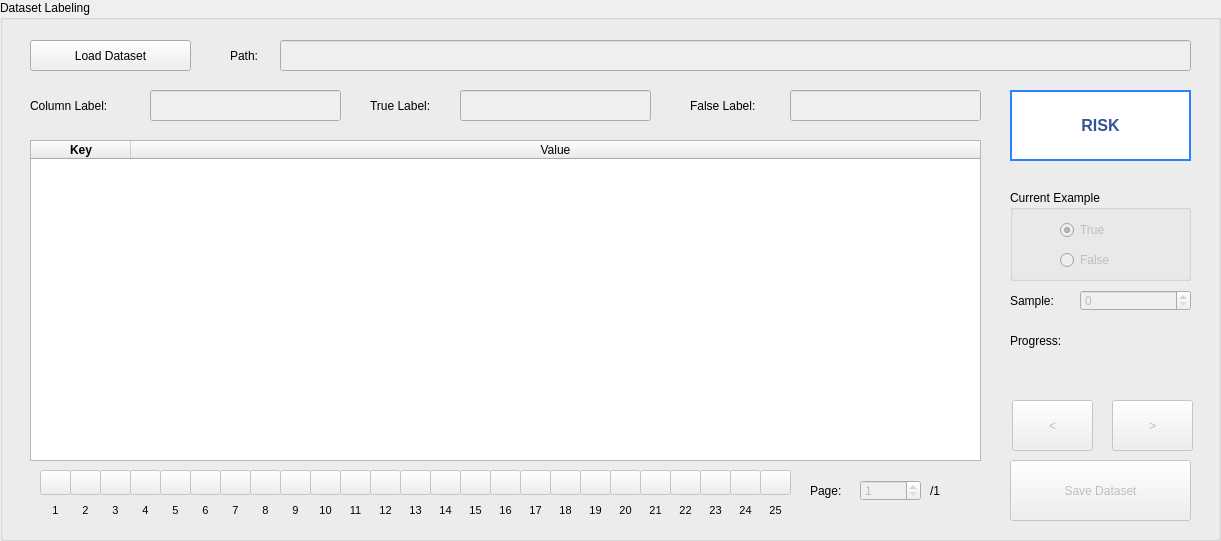
   <widget class="QGroupBox" name="groupBox_4">
    <property name="geometry">
     <rect>
      <x>30</x>
      <y>240</y>
      <width>1221</width>
      <height>541</height>
     </rect>
    </property>
    <property name="title">
     <string>Dataset Labeling</string>
    </property>
    <widget class="QLineEdit" name="txtB_DatasetPathLabeling">
     <property name="enabled">
      <bool>false</bool>
     </property>
     <property name="geometry">
      <rect>
       <x>280</x>
       <y>40</y>
       <width>911</width>
       <height>31</height>
      </rect>
     </property>
    </widget>
    <widget class="QLabel" name="label_2">
     <property name="geometry">
      <rect>
       <x>230</x>
       <y>40</y>
       <width>51</width>
       <height>31</height>
      </rect>
     </property>
     <property name="text">
      <string>Path:</string>
     </property>
    </widget>
    <widget class="QPushButton" name="btn_LoadDatasetLabeling">
     <property name="geometry">
      <rect>
       <x>30</x>
       <y>40</y>
       <width>161</width>
       <height>31</height>
      </rect>
     </property>
     <property name="text">
      <string>Load Dataset</string>
     </property>
    </widget>
    <widget class="QPushButton" name="btn_SaveDatasetLabeling">
     <property name="enabled">
      <bool>false</bool>
     </property>
     <property name="geometry">
      <rect>
       <x>1010</x>
       <y>460</y>
       <width>181</width>
       <height>61</height>
      </rect>
     </property>
     <property name="text">
      <string>Save Dataset</string>
     </property>
    </widget>
    <widget class="QPushButton" name="btn_NextLabeling">
     <property name="enabled">
      <bool>false</bool>
     </property>
     <property name="geometry">
      <rect>
       <x>1112</x>
       <y>400</y>
       <width>81</width>
       <height>51</height>
      </rect>
     </property>
     <property name="text">
      <string>&gt;</string>
     </property>
    </widget>
    <widget class="QPushButton" name="btn_PrevLabeling">
     <property name="enabled">
      <bool>false</bool>
     </property>
     <property name="geometry">
      <rect>
       <x>1012</x>
       <y>400</y>
       <width>81</width>
       <height>51</height>
      </rect>
     </property>
     <property name="text">
      <string>&lt;</string>
     </property>
    </widget>
    <widget class="QLabel" name="label_7">
     <property name="geometry">
      <rect>
       <x>370</x>
       <y>90</y>
       <width>91</width>
       <height>31</height>
      </rect>
     </property>
     <property name="text">
      <string>True Label:</string>
     </property>
    </widget>
    <widget class="QLineEdit" name="txtB_TrueLabel">
     <property name="enabled">
      <bool>false</bool>
     </property>
     <property name="geometry">
      <rect>
       <x>460</x>
       <y>90</y>
       <width>191</width>
       <height>31</height>
      </rect>
     </property>
     <property name="text">
      <string/>
     </property>
    </widget>
    <widget class="QLabel" name="label_8">
     <property name="geometry">
      <rect>
       <x>690</x>
       <y>90</y>
       <width>91</width>
       <height>31</height>
      </rect>
     </property>
     <property name="text">
      <string>False Label:</string>
     </property>
    </widget>
    <widget class="QLineEdit" name="txtB_FalseLabel">
     <property name="enabled">
      <bool>false</bool>
     </property>
     <property name="geometry">
      <rect>
       <x>790</x>
       <y>90</y>
       <width>191</width>
       <height>31</height>
      </rect>
     </property>
     <property name="text">
      <string/>
     </property>
    </widget>
    <widget class="QLabel" name="label_10">
     <property name="geometry">
      <rect>
       <x>1010</x>
       <y>290</y>
       <width>61</width>
       <height>21</height>
      </rect>
     </property>
     <property name="text">
      <string>Sample:</string>
     </property>
    </widget>
    <widget class="QLabel" name="label_9">
     <property name="geometry">
      <rect>
       <x>30</x>
       <y>90</y>
       <width>111</width>
       <height>31</height>
      </rect>
     </property>
     <property name="text">
      <string>Column Label:</string>
     </property>
    </widget>
    <widget class="QLineEdit" name="txtB_ColumnLabel">
     <property name="enabled">
      <bool>false</bool>
     </property>
     <property name="geometry">
      <rect>
       <x>150</x>
       <y>90</y>
       <width>191</width>
       <height>31</height>
      </rect>
     </property>
     <property name="text">
      <string/>
     </property>
    </widget>
    <widget class="QGroupBox" name="groupBox">
     <property name="geometry">
      <rect>
       <x>1010</x>
       <y>190</y>
       <width>181</width>
       <height>91</height>
      </rect>
     </property>
     <property name="title">
      <string>Current Example</string>
     </property>
     <widget class="QRadioButton" name="rBtn_CurrentTrue">
      <property name="enabled">
       <bool>false</bool>
      </property>
      <property name="geometry">
       <rect>
        <x>50</x>
        <y>30</y>
        <width>71</width>
        <height>20</height>
       </rect>
      </property>
      <property name="text">
       <string>True</string>
      </property>
      <property name="checked">
       <bool>true</bool>
      </property>
     </widget>
     <widget class="QRadioButton" name="rBtn_CurrentFalse">
      <property name="enabled">
       <bool>false</bool>
      </property>
      <property name="geometry">
       <rect>
        <x>50</x>
        <y>60</y>
        <width>71</width>
        <height>20</height>
       </rect>
      </property>
      <property name="text">
       <string>False</string>
      </property>
     </widget>
    </widget>
    <widget class="QSpinBox" name="sBox_Sample">
     <property name="enabled">
      <bool>false</bool>
     </property>
     <property name="geometry">
      <rect>
       <x>1080</x>
       <y>290</y>
       <width>111</width>
       <height>21</height>
      </rect>
     </property>
     <property name="maximum">
      <number>1000000000</number>
     </property>
     <property name="value">
      <number>0</number>
     </property>
    </widget>
    <widget class="QLabel" name="lbl_Progress">
     <property name="geometry">
      <rect>
       <x>1010</x>
       <y>330</y>
       <width>181</width>
       <height>21</height>
      </rect>
     </property>
     <property name="text">
      <string>Progress: </string>
     </property>
    </widget>
    <widget class="QTableWidget" name="tbl_CurrentExample">
     <property name="geometry">
      <rect>
       <x>30</x>
       <y>140</y>
       <width>951</width>
       <height>321</height>
      </rect>
     </property>
     <attribute name="horizontalHeaderStretchLastSection">
      <bool>true</bool>
     </attribute>
     <column>
      <property name="text">
       <string>Key</string>
      </property>
      <property name="font">
       <font>
        <weight>75</weight>
        <bold>true</bold>
       </font>
      </property>
     </column>
     <column>
      <property name="text">
       <string>Value</string>
      </property>
     </column>
    </widget>
    <widget class="QLabel" name="lbl_ProgressPerc">
     <property name="geometry">
      <rect>
       <x>1010</x>
       <y>360</y>
       <width>181</width>
       <height>21</height>
      </rect>
     </property>
     <property name="text">
      <string/>
     </property>
    </widget>
    <widget class="QPushButton" name="btn_Risk">
     <property name="enabled">
      <bool>false</bool>
     </property>
     <property name="geometry">
      <rect>
       <x>1010</x>
       <y>90</y>
       <width>181</width>
       <height>71</height>
      </rect>
     </property>
     <property name="font">
      <font>
       <family>MS Shell Dlg 2</family>
       <pointsize>12</pointsize>
       <weight>75</weight>
       <italic>false</italic>
       <bold>true</bold>
       <underline>false</underline>
       <strikeout>false</strikeout>
      </font>
     </property>
     <property name="styleSheet">
      <string notr="true">* {
	background-color:#ffffff;
	border-radius:0px;
	border:2px solid #2982ff;
	color:#355398;
	font: 75 12pt &quot;MS Shell Dlg 2&quot;;
	font-weight: bold;
	padding:12px 31px;
	text-decoration:none;
}
*:hover {
	background-color:#def2ff;
}
*:active {
	position:relative;
	top:1px;
}</string>
     </property>
     <property name="text">
      <string>RISK</string>
     </property>
    </widget>
    <widget class="QPushButton" name="btn_Page_1">
     <property name="enabled">
      <bool>false</bool>
     </property>
     <property name="geometry">
      <rect>
       <x>40</x>
       <y>470</y>
       <width>31</width>
       <height>25</height>
      </rect>
     </property>
     <property name="text">
      <string/>
     </property>
    </widget>
    <widget class="QPushButton" name="btn_Page_2">
     <property name="enabled">
      <bool>false</bool>
     </property>
     <property name="geometry">
      <rect>
       <x>70</x>
       <y>470</y>
       <width>31</width>
       <height>25</height>
      </rect>
     </property>
     <property name="text">
      <string/>
     </property>
    </widget>
    <widget class="QPushButton" name="btn_Page_3">
     <property name="enabled">
      <bool>false</bool>
     </property>
     <property name="geometry">
      <rect>
       <x>100</x>
       <y>470</y>
       <width>31</width>
       <height>25</height>
      </rect>
     </property>
     <property name="text">
      <string/>
     </property>
    </widget>
    <widget class="QPushButton" name="btn_Page_4">
     <property name="enabled">
      <bool>false</bool>
     </property>
     <property name="geometry">
      <rect>
       <x>130</x>
       <y>470</y>
       <width>31</width>
       <height>25</height>
      </rect>
     </property>
     <property name="text">
      <string/>
     </property>
    </widget>
    <widget class="QPushButton" name="btn_Page_8">
     <property name="enabled">
      <bool>false</bool>
     </property>
     <property name="geometry">
      <rect>
       <x>250</x>
       <y>470</y>
       <width>31</width>
       <height>25</height>
      </rect>
     </property>
     <property name="text">
      <string/>
     </property>
    </widget>
    <widget class="QPushButton" name="btn_Page_5">
     <property name="enabled">
      <bool>false</bool>
     </property>
     <property name="geometry">
      <rect>
       <x>160</x>
       <y>470</y>
       <width>31</width>
       <height>25</height>
      </rect>
     </property>
     <property name="text">
      <string/>
     </property>
    </widget>
    <widget class="QPushButton" name="btn_Page_7">
     <property name="enabled">
      <bool>false</bool>
     </property>
     <property name="geometry">
      <rect>
       <x>220</x>
       <y>470</y>
       <width>31</width>
       <height>25</height>
      </rect>
     </property>
     <property name="text">
      <string/>
     </property>
    </widget>
    <widget class="QPushButton" name="btn_Page_6">
     <property name="enabled">
      <bool>false</bool>
     </property>
     <property name="geometry">
      <rect>
       <x>190</x>
       <y>470</y>
       <width>31</width>
       <height>25</height>
      </rect>
     </property>
     <property name="text">
      <string/>
     </property>
    </widget>
    <widget class="QPushButton" name="btn_Page_12">
     <property name="enabled">
      <bool>false</bool>
     </property>
     <property name="geometry">
      <rect>
       <x>370</x>
       <y>470</y>
       <width>31</width>
       <height>25</height>
      </rect>
     </property>
     <property name="text">
      <string/>
     </property>
    </widget>
    <widget class="QPushButton" name="btn_Page_9">
     <property name="enabled">
      <bool>false</bool>
     </property>
     <property name="geometry">
      <rect>
       <x>280</x>
       <y>470</y>
       <width>31</width>
       <height>25</height>
      </rect>
     </property>
     <property name="text">
      <string/>
     </property>
    </widget>
    <widget class="QPushButton" name="btn_Page_13">
     <property name="enabled">
      <bool>false</bool>
     </property>
     <property name="geometry">
      <rect>
       <x>400</x>
       <y>470</y>
       <width>31</width>
       <height>25</height>
      </rect>
     </property>
     <property name="text">
      <string/>
     </property>
    </widget>
    <widget class="QPushButton" name="btn_Page_15">
     <property name="enabled">
      <bool>false</bool>
     </property>
     <property name="geometry">
      <rect>
       <x>460</x>
       <y>470</y>
       <width>31</width>
       <height>25</height>
      </rect>
     </property>
     <property name="text">
      <string/>
     </property>
    </widget>
    <widget class="QPushButton" name="btn_Page_11">
     <property name="enabled">
      <bool>false</bool>
     </property>
     <property name="geometry">
      <rect>
       <x>340</x>
       <y>470</y>
       <width>31</width>
       <height>25</height>
      </rect>
     </property>
     <property name="text">
      <string/>
     </property>
    </widget>
    <widget class="QPushButton" name="btn_Page_16">
     <property name="enabled">
      <bool>false</bool>
     </property>
     <property name="geometry">
      <rect>
       <x>490</x>
       <y>470</y>
       <width>31</width>
       <height>25</height>
      </rect>
     </property>
     <property name="text">
      <string/>
     </property>
    </widget>
    <widget class="QPushButton" name="btn_Page_10">
     <property name="enabled">
      <bool>false</bool>
     </property>
     <property name="geometry">
      <rect>
       <x>310</x>
       <y>470</y>
       <width>31</width>
       <height>25</height>
      </rect>
     </property>
     <property name="text">
      <string/>
     </property>
    </widget>
    <widget class="QPushButton" name="btn_Page_14">
     <property name="enabled">
      <bool>false</bool>
     </property>
     <property name="geometry">
      <rect>
       <x>430</x>
       <y>470</y>
       <width>31</width>
       <height>25</height>
      </rect>
     </property>
     <property name="text">
      <string/>
     </property>
    </widget>
    <widget class="QPushButton" name="btn_Page_20">
     <property name="enabled">
      <bool>false</bool>
     </property>
     <property name="geometry">
      <rect>
       <x>610</x>
       <y>470</y>
       <width>31</width>
       <height>25</height>
      </rect>
     </property>
     <property name="text">
      <string/>
     </property>
    </widget>
    <widget class="QPushButton" name="btn_Page_17">
     <property name="enabled">
      <bool>false</bool>
     </property>
     <property name="geometry">
      <rect>
       <x>520</x>
       <y>470</y>
       <width>31</width>
       <height>25</height>
      </rect>
     </property>
     <property name="text">
      <string/>
     </property>
    </widget>
    <widget class="QPushButton" name="btn_Page_21">
     <property name="enabled">
      <bool>false</bool>
     </property>
     <property name="geometry">
      <rect>
       <x>640</x>
       <y>470</y>
       <width>31</width>
       <height>25</height>
      </rect>
     </property>
     <property name="text">
      <string/>
     </property>
    </widget>
    <widget class="QPushButton" name="btn_Page_23">
     <property name="enabled">
      <bool>false</bool>
     </property>
     <property name="geometry">
      <rect>
       <x>700</x>
       <y>470</y>
       <width>31</width>
       <height>25</height>
      </rect>
     </property>
     <property name="text">
      <string/>
     </property>
    </widget>
    <widget class="QPushButton" name="btn_Page_25">
     <property name="enabled">
      <bool>false</bool>
     </property>
     <property name="geometry">
      <rect>
       <x>760</x>
       <y>470</y>
       <width>31</width>
       <height>25</height>
      </rect>
     </property>
     <property name="text">
      <string/>
     </property>
    </widget>
    <widget class="QPushButton" name="btn_Page_19">
     <property name="enabled">
      <bool>false</bool>
     </property>
     <property name="geometry">
      <rect>
       <x>580</x>
       <y>470</y>
       <width>31</width>
       <height>25</height>
      </rect>
     </property>
     <property name="text">
      <string/>
     </property>
    </widget>
    <widget class="QPushButton" name="btn_Page_24">
     <property name="enabled">
      <bool>false</bool>
     </property>
     <property name="geometry">
      <rect>
       <x>730</x>
       <y>470</y>
       <width>31</width>
       <height>25</height>
      </rect>
     </property>
     <property name="text">
      <string/>
     </property>
    </widget>
    <widget class="QPushButton" name="btn_Page_18">
     <property name="enabled">
      <bool>false</bool>
     </property>
     <property name="geometry">
      <rect>
       <x>550</x>
       <y>470</y>
       <width>31</width>
       <height>25</height>
      </rect>
     </property>
     <property name="text">
      <string/>
     </property>
    </widget>
    <widget class="QPushButton" name="btn_Page_22">
     <property name="enabled">
      <bool>false</bool>
     </property>
     <property name="geometry">
      <rect>
       <x>670</x>
       <y>470</y>
       <width>31</width>
       <height>25</height>
      </rect>
     </property>
     <property name="text">
      <string/>
     </property>
    </widget>
    <widget class="QLabel" name="lbl_Page_1">
     <property name="geometry">
      <rect>
       <x>40</x>
       <y>500</y>
       <width>31</width>
       <height>21</height>
      </rect>
     </property>
     <property name="font">
      <font>
       <pointsize>8</pointsize>
      </font>
     </property>
     <property name="text">
      <string>1</string>
     </property>
     <property name="alignment">
      <set>Qt::AlignCenter</set>
     </property>
    </widget>
    <widget class="QSpinBox" name="sBox_Page">
     <property name="enabled">
      <bool>false</bool>
     </property>
     <property name="geometry">
      <rect>
       <x>860</x>
       <y>480</y>
       <width>61</width>
       <height>21</height>
      </rect>
     </property>
     <property name="minimum">
      <number>1</number>
     </property>
    </widget>
    <widget class="QLabel" name="label_12">
     <property name="geometry">
      <rect>
       <x>810</x>
       <y>480</y>
       <width>51</width>
       <height>21</height>
      </rect>
     </property>
     <property name="text">
      <string>Page:</string>
     </property>
    </widget>
    <widget class="QLabel" name="lbl_PageMaxNumber">
     <property name="geometry">
      <rect>
       <x>930</x>
       <y>480</y>
       <width>51</width>
       <height>21</height>
      </rect>
     </property>
     <property name="text">
      <string>/1</string>
     </property>
    </widget>
    <widget class="QLabel" name="lbl_Page_2">
     <property name="geometry">
      <rect>
       <x>70</x>
       <y>500</y>
       <width>31</width>
       <height>21</height>
      </rect>
     </property>
     <property name="font">
      <font>
       <pointsize>8</pointsize>
      </font>
     </property>
     <property name="text">
      <string>2</string>
     </property>
     <property name="alignment">
      <set>Qt::AlignCenter</set>
     </property>
    </widget>
    <widget class="QLabel" name="lbl_Page_3">
     <property name="geometry">
      <rect>
       <x>100</x>
       <y>500</y>
       <width>31</width>
       <height>21</height>
      </rect>
     </property>
     <property name="font">
      <font>
       <pointsize>8</pointsize>
      </font>
     </property>
     <property name="text">
      <string>3</string>
     </property>
     <property name="alignment">
      <set>Qt::AlignCenter</set>
     </property>
    </widget>
    <widget class="QLabel" name="lbl_Page_4">
     <property name="geometry">
      <rect>
       <x>130</x>
       <y>500</y>
       <width>31</width>
       <height>21</height>
      </rect>
     </property>
     <property name="font">
      <font>
       <pointsize>8</pointsize>
      </font>
     </property>
     <property name="text">
      <string>4</string>
     </property>
     <property name="alignment">
      <set>Qt::AlignCenter</set>
     </property>
    </widget>
    <widget class="QLabel" name="lbl_Page_6">
     <property name="geometry">
      <rect>
       <x>190</x>
       <y>500</y>
       <width>31</width>
       <height>21</height>
      </rect>
     </property>
     <property name="font">
      <font>
       <pointsize>8</pointsize>
      </font>
     </property>
     <property name="text">
      <string>6</string>
     </property>
     <property name="alignment">
      <set>Qt::AlignCenter</set>
     </property>
    </widget>
    <widget class="QLabel" name="lbl_Page_5">
     <property name="geometry">
      <rect>
       <x>160</x>
       <y>500</y>
       <width>31</width>
       <height>21</height>
      </rect>
     </property>
     <property name="font">
      <font>
       <pointsize>8</pointsize>
      </font>
     </property>
     <property name="text">
      <string>5</string>
     </property>
     <property name="alignment">
      <set>Qt::AlignCenter</set>
     </property>
    </widget>
    <widget class="QLabel" name="lbl_Page_7">
     <property name="geometry">
      <rect>
       <x>220</x>
       <y>500</y>
       <width>31</width>
       <height>21</height>
      </rect>
     </property>
     <property name="font">
      <font>
       <pointsize>8</pointsize>
      </font>
     </property>
     <property name="text">
      <string>7</string>
     </property>
     <property name="alignment">
      <set>Qt::AlignCenter</set>
     </property>
    </widget>
    <widget class="QLabel" name="lbl_Page_9">
     <property name="geometry">
      <rect>
       <x>280</x>
       <y>500</y>
       <width>31</width>
       <height>21</height>
      </rect>
     </property>
     <property name="font">
      <font>
       <pointsize>8</pointsize>
      </font>
     </property>
     <property name="text">
      <string>9</string>
     </property>
     <property name="alignment">
      <set>Qt::AlignCenter</set>
     </property>
    </widget>
    <widget class="QLabel" name="lbl_Page_12">
     <property name="geometry">
      <rect>
       <x>370</x>
       <y>500</y>
       <width>31</width>
       <height>21</height>
      </rect>
     </property>
     <property name="font">
      <font>
       <pointsize>8</pointsize>
      </font>
     </property>
     <property name="text">
      <string>12</string>
     </property>
     <property name="alignment">
      <set>Qt::AlignCenter</set>
     </property>
    </widget>
    <widget class="QLabel" name="lbl_Page_8">
     <property name="geometry">
      <rect>
       <x>250</x>
       <y>500</y>
       <width>31</width>
       <height>21</height>
      </rect>
     </property>
     <property name="font">
      <font>
       <pointsize>8</pointsize>
      </font>
     </property>
     <property name="text">
      <string>8</string>
     </property>
     <property name="alignment">
      <set>Qt::AlignCenter</set>
     </property>
    </widget>
    <widget class="QLabel" name="lbl_Page_10">
     <property name="geometry">
      <rect>
       <x>310</x>
       <y>500</y>
       <width>31</width>
       <height>21</height>
      </rect>
     </property>
     <property name="font">
      <font>
       <pointsize>8</pointsize>
      </font>
     </property>
     <property name="text">
      <string>10</string>
     </property>
     <property name="alignment">
      <set>Qt::AlignCenter</set>
     </property>
    </widget>
    <widget class="QLabel" name="lbl_Page_11">
     <property name="geometry">
      <rect>
       <x>340</x>
       <y>500</y>
       <width>31</width>
       <height>21</height>
      </rect>
     </property>
     <property name="font">
      <font>
       <pointsize>8</pointsize>
      </font>
     </property>
     <property name="text">
      <string>11</string>
     </property>
     <property name="alignment">
      <set>Qt::AlignCenter</set>
     </property>
    </widget>
    <widget class="QLabel" name="lbl_Page_19">
     <property name="geometry">
      <rect>
       <x>580</x>
       <y>500</y>
       <width>31</width>
       <height>21</height>
      </rect>
     </property>
     <property name="font">
      <font>
       <pointsize>8</pointsize>
      </font>
     </property>
     <property name="text">
      <string>19</string>
     </property>
     <property name="alignment">
      <set>Qt::AlignCenter</set>
     </property>
    </widget>
    <widget class="QLabel" name="lbl_Page_22">
     <property name="geometry">
      <rect>
       <x>670</x>
       <y>500</y>
       <width>31</width>
       <height>21</height>
      </rect>
     </property>
     <property name="font">
      <font>
       <pointsize>8</pointsize>
      </font>
     </property>
     <property name="text">
      <string>22</string>
     </property>
     <property name="alignment">
      <set>Qt::AlignCenter</set>
     </property>
    </widget>
    <widget class="QLabel" name="lbl_Page_13">
     <property name="geometry">
      <rect>
       <x>400</x>
       <y>500</y>
       <width>31</width>
       <height>21</height>
      </rect>
     </property>
     <property name="font">
      <font>
       <pointsize>8</pointsize>
      </font>
     </property>
     <property name="text">
      <string>13</string>
     </property>
     <property name="alignment">
      <set>Qt::AlignCenter</set>
     </property>
    </widget>
    <widget class="QLabel" name="lbl_Page_15">
     <property name="geometry">
      <rect>
       <x>460</x>
       <y>500</y>
       <width>31</width>
       <height>21</height>
      </rect>
     </property>
     <property name="font">
      <font>
       <pointsize>8</pointsize>
      </font>
     </property>
     <property name="text">
      <string>15</string>
     </property>
     <property name="alignment">
      <set>Qt::AlignCenter</set>
     </property>
    </widget>
    <widget class="QLabel" name="lbl_Page_23">
     <property name="geometry">
      <rect>
       <x>700</x>
       <y>500</y>
       <width>31</width>
       <height>21</height>
      </rect>
     </property>
     <property name="font">
      <font>
       <pointsize>8</pointsize>
      </font>
     </property>
     <property name="text">
      <string>23</string>
     </property>
     <property name="alignment">
      <set>Qt::AlignCenter</set>
     </property>
    </widget>
    <widget class="QLabel" name="lbl_Page_18">
     <property name="geometry">
      <rect>
       <x>550</x>
       <y>500</y>
       <width>31</width>
       <height>21</height>
      </rect>
     </property>
     <property name="font">
      <font>
       <pointsize>8</pointsize>
      </font>
     </property>
     <property name="text">
      <string>18</string>
     </property>
     <property name="alignment">
      <set>Qt::AlignCenter</set>
     </property>
    </widget>
    <widget class="QLabel" name="lbl_Page_21">
     <property name="geometry">
      <rect>
       <x>640</x>
       <y>500</y>
       <width>31</width>
       <height>21</height>
      </rect>
     </property>
     <property name="font">
      <font>
       <pointsize>8</pointsize>
      </font>
     </property>
     <property name="text">
      <string>21</string>
     </property>
     <property name="alignment">
      <set>Qt::AlignCenter</set>
     </property>
    </widget>
    <widget class="QLabel" name="lbl_Page_14">
     <property name="geometry">
      <rect>
       <x>430</x>
       <y>500</y>
       <width>31</width>
       <height>21</height>
      </rect>
     </property>
     <property name="font">
      <font>
       <pointsize>8</pointsize>
      </font>
     </property>
     <property name="text">
      <string>14</string>
     </property>
     <property name="alignment">
      <set>Qt::AlignCenter</set>
     </property>
    </widget>
    <widget class="QLabel" name="lbl_Page_16">
     <property name="geometry">
      <rect>
       <x>490</x>
       <y>500</y>
       <width>31</width>
       <height>21</height>
      </rect>
     </property>
     <property name="font">
      <font>
       <pointsize>8</pointsize>
      </font>
     </property>
     <property name="text">
      <string>16</string>
     </property>
     <property name="alignment">
      <set>Qt::AlignCenter</set>
     </property>
    </widget>
    <widget class="QLabel" name="lbl_Page_24">
     <property name="geometry">
      <rect>
       <x>730</x>
       <y>500</y>
       <width>31</width>
       <height>21</height>
      </rect>
     </property>
     <property name="font">
      <font>
       <pointsize>8</pointsize>
      </font>
     </property>
     <property name="text">
      <string>24</string>
     </property>
     <property name="alignment">
      <set>Qt::AlignCenter</set>
     </property>
    </widget>
    <widget class="QLabel" name="lbl_Page_17">
     <property name="geometry">
      <rect>
       <x>520</x>
       <y>500</y>
       <width>31</width>
       <height>21</height>
      </rect>
     </property>
     <property name="font">
      <font>
       <pointsize>8</pointsize>
      </font>
     </property>
     <property name="text">
      <string>17</string>
     </property>
     <property name="alignment">
      <set>Qt::AlignCenter</set>
     </property>
    </widget>
    <widget class="QLabel" name="lbl_Page_20">
     <property name="geometry">
      <rect>
       <x>610</x>
       <y>500</y>
       <width>31</width>
       <height>21</height>
      </rect>
     </property>
     <property name="font">
      <font>
       <pointsize>8</pointsize>
      </font>
     </property>
     <property name="text">
      <string>20</string>
     </property>
     <property name="alignment">
      <set>Qt::AlignCenter</set>
     </property>
    </widget>
    <widget class="QLabel" name="lbl_Page_25">
     <property name="geometry">
      <rect>
       <x>760</x>
       <y>500</y>
       <width>31</width>
       <height>21</height>
      </rect>
     </property>
     <property name="font">
      <font>
       <pointsize>8</pointsize>
      </font>
     </property>
     <property name="text">
      <string>25</string>
     </property>
     <property name="alignment">
      <set>Qt::AlignCenter</set>
     </property>
    </widget>
   </widget>
